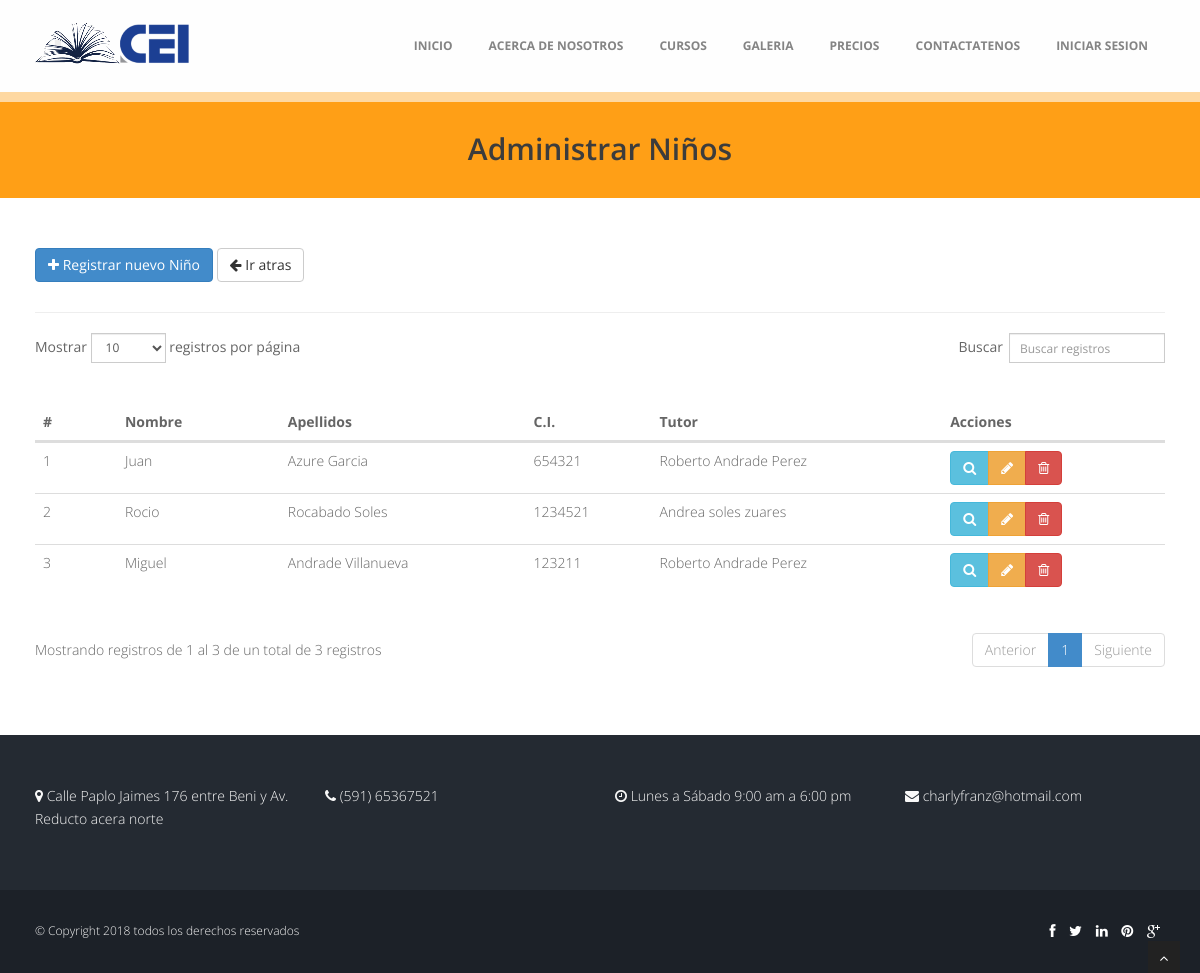
/index.php/admin/ninos, run on the app's committed database.
### tables this page shows
CREATE TABLE `nino` (
  `ID_NINO` int(11) NOT NULL,
  `ID_TUTOR` int(11) DEFAULT NULL,
  `ID_RELACION_TUTOR` int(11) DEFAULT NULL,
  `ID_GRUPO` int(11) DEFAULT NULL,
  `URL_FOTO` varchar(30) DEFAULT NULL,
  `NOMBRE` varchar(20) DEFAULT NULL,
  `AP_PATERNO` varchar(20) DEFAULT NULL,
  `AP_MATERNO` varchar(20) DEFAULT NULL,
  `GENERO` varchar(15) DEFAULT NULL,
  `CI` int(11) DEFAULT NULL,
  `FECHA_NACIMIENTO` varchar(10) DEFAULT NULL,
  `FECHA_REGISTRO` varchar(10) DEFAULT NULL,
  `HABILITADO` tinyint(1) DEFAULT NULL
);

### application/controllers/admin/ninos.php (called while the page is built, shortened)
<?php
class Ninos extends CI_Controller {
  public function __construct(){
    $this->load->helper(array('form', 'url'));
    $this->load->model("model_ninos");
    $this->load->model("model_tutores");
    $this->load->model("model_relacion_tutor");
    $this->load->model("model_grupo");
  }
	public function index(){
    $data = array(
      'ninos' => $this->model_ninos->getAll(),
    );
		$this->load->view('header');
		$this->load->view('admin/ninos/n_vista_listar', $data);
		$this->load->view('footer');
  }
}

### index.php (called while the page is built, shortened)
<?php
require_once BASEPATH.'core/CodeIgniter.php';

### application/models/model_ninos.php (called while the page is built, shortened)
<?php
class Model_ninos extends CI_Model {
  public function getAll(){
    $this->db->select("n.* , CONCAT(t.NOMBRE,  ' ', t.AP_PATERNO, ' ', t.AP_MATERNO) as ID_TUTOR");
    $this->db->from("nino n");
    $this->db->join("tutor t", "n.ID_TUTOR = t.ID_TUTOR");
    $this->db->where("n.HABILITADO", "1");
    $resultados = $this->db->get();
    return $resultados->result();
  }
}

### application/views/admin/ninos/n_vista_listar.php (the view, shortened to what this page needs)
<section id="inner-headline">
	<div class="container">
		<div class="row">
			<div class="col-lg-12">
				<h2 class="pageTitle"> Administrar Niños
				</h2>
			</div>
		</div>
	</div>
	</section>
	<section id="content">
		<div class="container">
    <div class="row">
      <div class="col-md-12">
        <a href="<?php echo base_url();?>admin/ninos/add" class="btn btn-primary btn-flat"><span class="fa fa-plus"></span> Registrar nuevo Niño</a>
        <a href="<?php echo base_url();?>" class="btn btn-default btn-flat"><span class="fa fa-arrow-left"></span> Ir atras</a>
      </div>
    </div><hr>
    <div class="row">
      <div class="col-md-12">
        <table id="example1" class="table">
          <thead>
            <tr>
              <th>#</th>
              <th>Nombre</th>
              <th>Apellidos</th>
              <th>C.I.</th>
              <th>Tutor</th>
              <th>Acciones</th>
            </tr>
          </thead>
          <tbody>
            <?php if(!empty($ninos)):?>
            <?php foreach($ninos as $nino):?>
              <tr>
                <td><?php echo $nino->ID_NINO;?></td>
                <td><?php echo $nino->NOMBRE;?></td>
                <td><?php echo $nino->AP_PATERNO.' '.$nino->AP_MATERNO;?></td>
                <td><?php echo $nino->CI;?></td>
                <td><?php echo $nino->ID_TUTOR;?></td>
                <?php $data_nino=$nino->ID_NINO."*".$nino->ID_TUTOR."*".$nino->ID_RELACION_TUTOR."*".$nino->ID_GRUPO."*".$nino->URL_FOTO."*".$nino->NOMBRE."*".$nino->AP_PATERNO."*".$nino->AP_MATERNO."*".$nino->GENERO."*".$nino->CI."*".$nino->FECHA_NACIMIENTO."*".$nino->FECHA_REGISTRO."*".$nino->HABILITADO."*".base_url();?>
                <td>
                <div class="btn-group text-center">
                  <button type="button" class="btn btn-info btn-ver-nino" data-toggle="modal" data-target="#myModal" value="<?php echo $data_nino;?>" id="btn-ver-nino">
                    <span class="fa fa-search"></span>
                  </button>
                  <a href="<?php echo base_url()?>admin/ninos/edit/<?php echo $nino->ID_NINO;?>" class="btn btn-warning">
                    <span class="fa fa-pencil"></span>
                  </a>
                  <a href="<?php echo base_url()?>admin/ninos/delete/<?php echo $nino->ID_NINO;?>" class="btn btn-danger btn-delete" id="btn-delete">
                    <span class="fa fa-trash-o"></span>
                  </a>
                </div>
                </td>
              </tr>
            <?php endforeach;?>
            <?php endif;?>
          </tbody>
        </table>
      </div>
    </div>
    </div>
</section>

### assets/css/style.css (style rules this page uses)
body { font-family:'Open Sans', Arial, sans-serif; font-size:14px; font-weight:300; line-height:1.6em; color:#656565; }
h1,h2, h3, h4, h5, h6 { font-family:'Open Sans', Arial, sans-serif; font-weight: 600; line-height:1.1em; color: #3C3C3C; margin-bottom: 20px; }
.container { padding:0 20px 0 20px; position:relative; }
.row,.row-fluid { margin-bottom:30px; }
.pageTitle { color: #3C3C3C;margin: 30px 0 3px;display: inline-block; }
#content { position:relative; background:#fff; padding:50px 0 0px 0; }
#inner-headline { background: #FF9F16; position:relative; margin:0; padding:0; color:#fefefe; border-top: 10px solid #FED8A1; text-align: center; }

### data on the page
nino: ID_NINO "1", NOMBRE "Juan", AP_PATERNO "Azure", AP_MATERNO "Garcia", CI "654321", ID_TUTOR "Roberto Andrade Perez"
nino: ID_NINO "2", NOMBRE "Rocio", AP_PATERNO "Rocabado", AP_MATERNO "Soles", CI "1234521", ID_TUTOR "Andrea soles zuares"
nino: ID_NINO "3", NOMBRE "Miguel", AP_PATERNO "Andrade", AP_MATERNO "Villanueva", CI "123211", ID_TUTOR "Roberto Andrade Perez"
